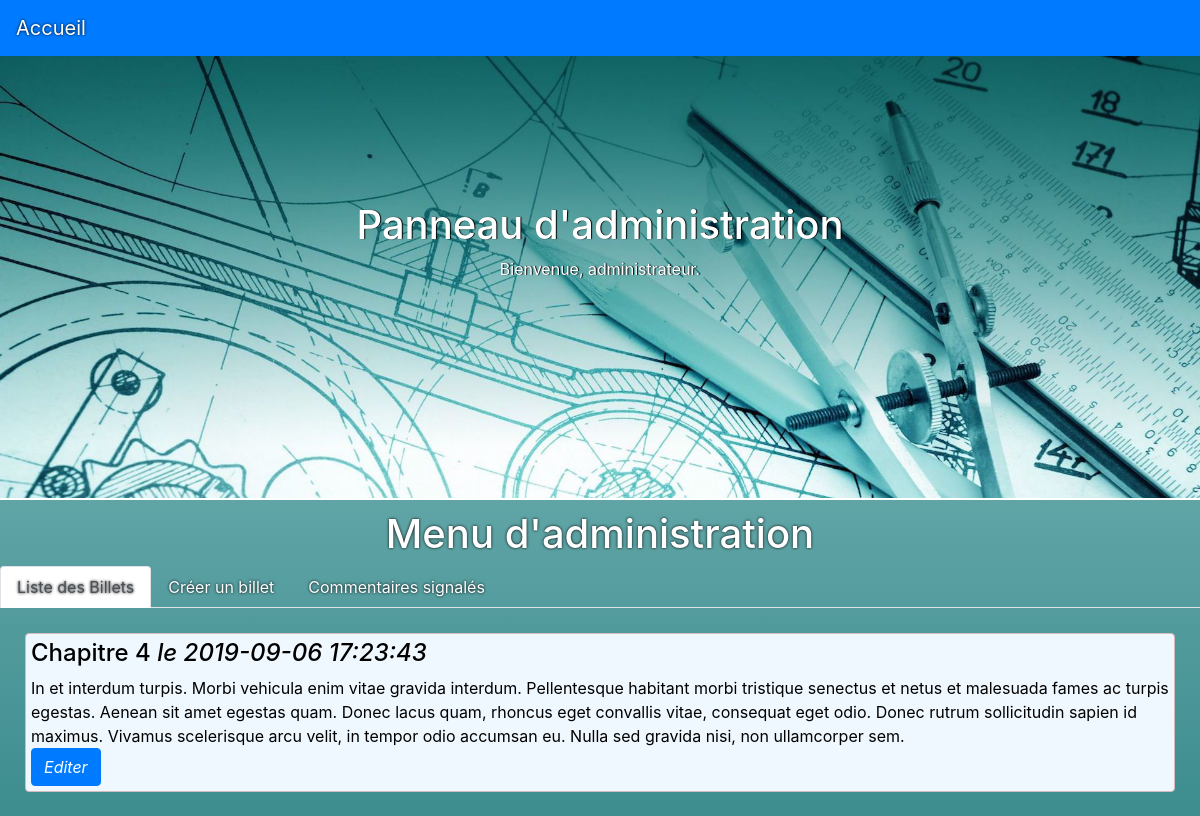
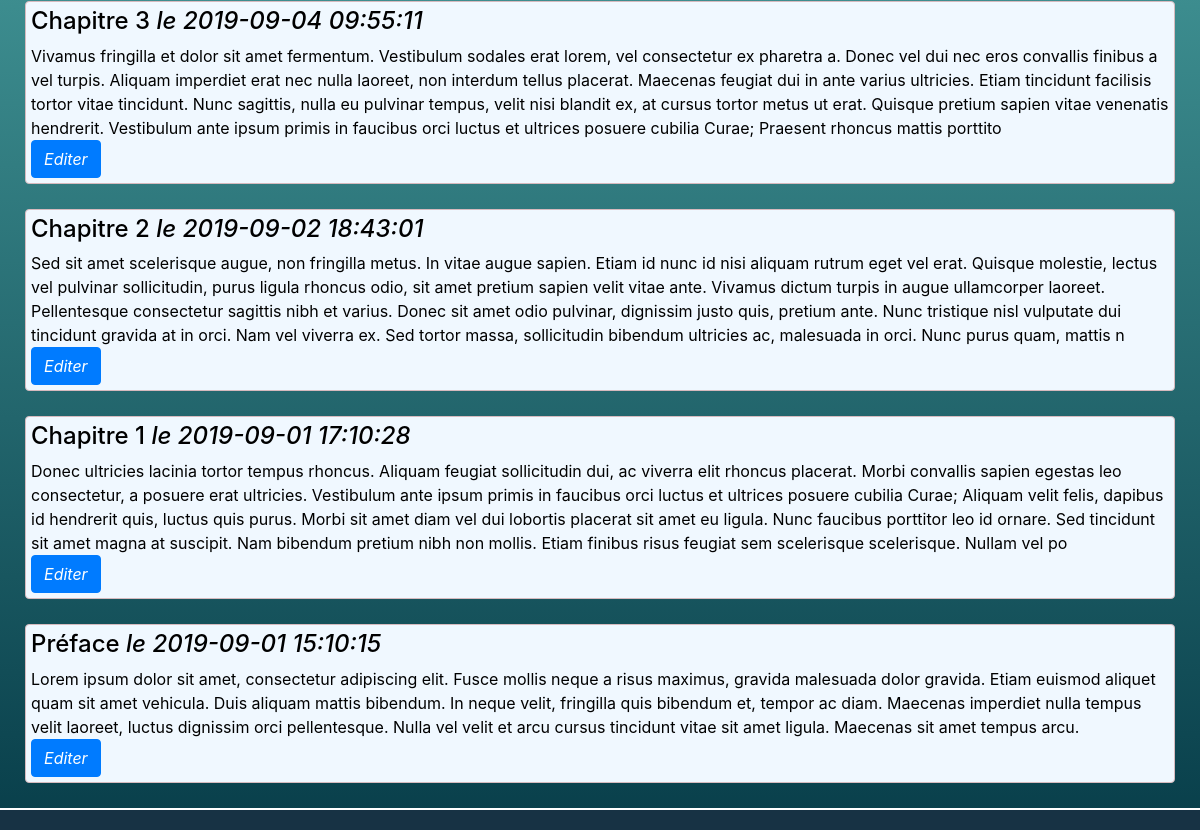
Before: /view/backend/router.php?action=admin with the older database file (2 pictures, top to bottom).
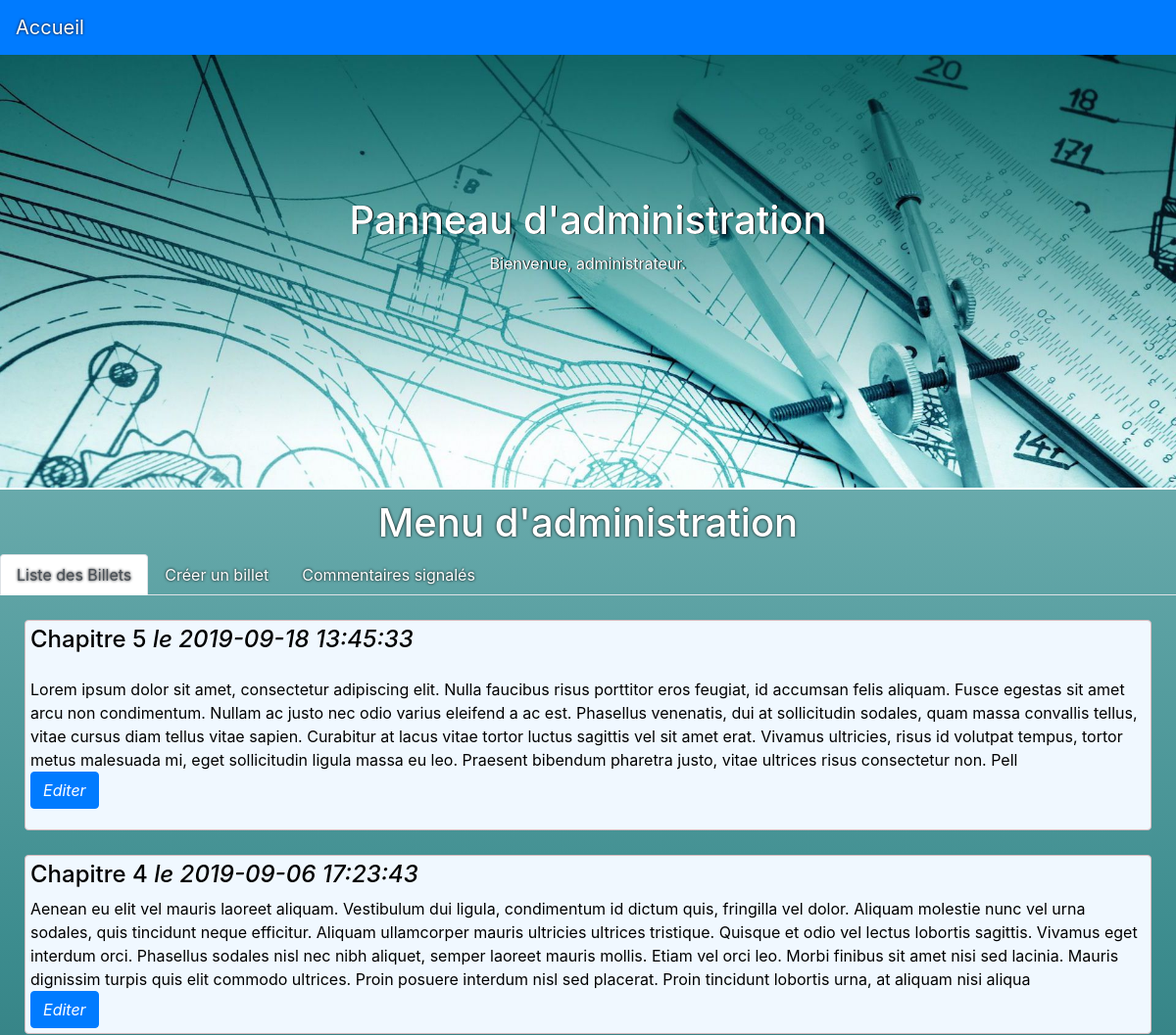
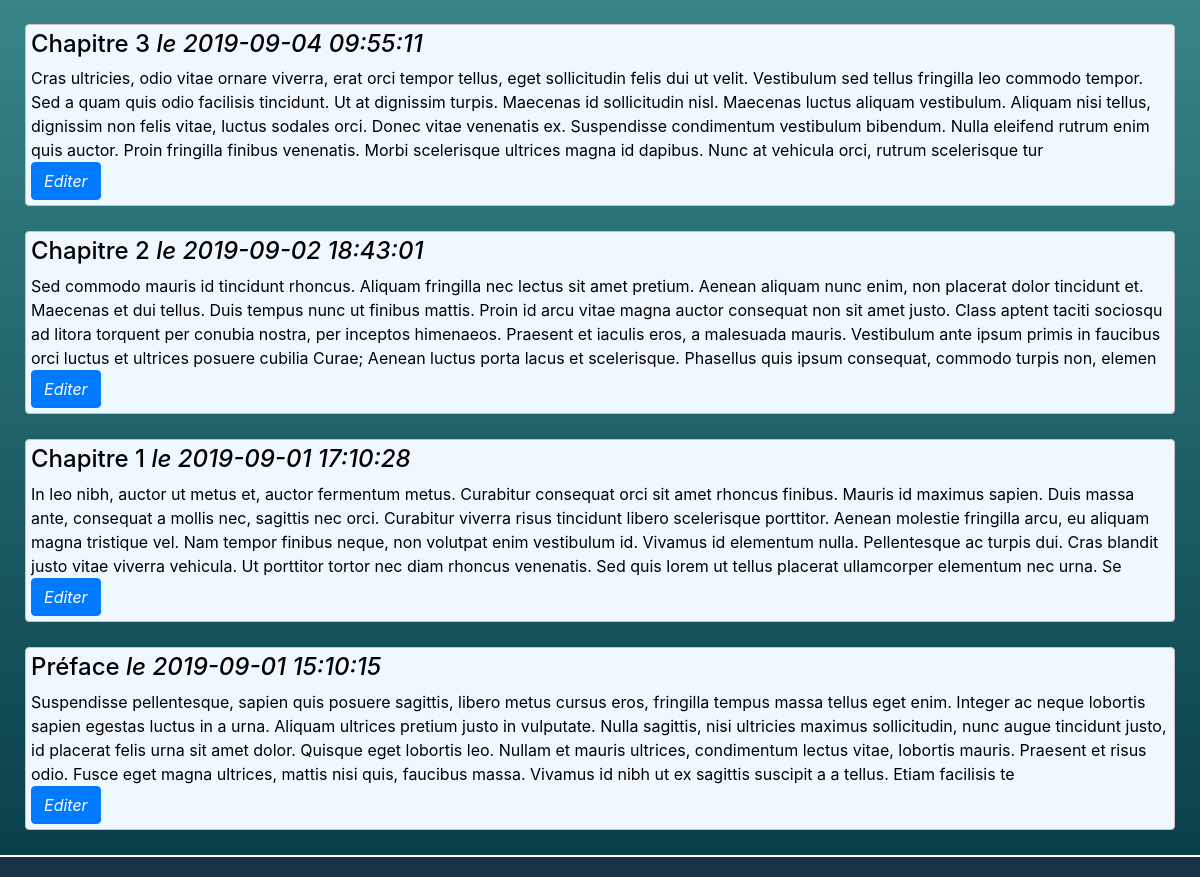
After: the same page with the newer database file (2 pictures, top to bottom).
### tables this page shows
CREATE TABLE IF NOT EXISTS `posts` (
  `id` int(11) NOT NULL AUTO_INCREMENT,
  `title` varchar(255) NOT NULL,
  `content` text NOT NULL,
  `creation_date` datetime NOT NULL,
  PRIMARY KEY (`id`)
);

### controller/backend.php (called while the page is built, shortened)
<?php
require_once(__DIR__ . '/../model/AdminManager.php');
function getAdminContent()
{
    $adminManager = new AdminManager();
    $getAdminPosts = $adminManager->getAdminPosts();
    require(__DIR__ . '/../view/backend/adminView.php');
}

### model/AdminManager.php (called while the page is built, shortened)
<?php
class AdminManager extends Manager
{
    public function getAdminPosts()
    {
        $db = $this->dbConnect();
        $getAdminPosts = $db->query('SELECT id, title, content, creation_date FROM posts ORDER BY creation_date DESC');
        return $getAdminPosts;
    }
}

### view/backend/adminView.php (the view, shortened to what this page needs)
<div class="top">
    <h1>Menu d'administration</h1>
    <ul class="nav nav-tabs" id="myTab" role="tablist">
        <li class="nav-item">
            <a class="nav-link active" id="toggleList" data-toggle="tab" href="postView" role="tab" aria-controls="home" aria-selected="true">Liste des Billets</a>
        </li>
        <li class="nav-item">
            <a class="nav-link" id="toggleNew" data-toggle="tab" href="createPost" role="tab" aria-controls="profile" aria-selected="false">Créer un billet</a>
        </li>
        <li class="nav-item">
            <a class="nav-link" id="toggleComment" data-toggle="tab" href="commentMod" role="tab" aria-con&trols="contact" aria-selected="false">Commentaires signalés</a>
        </li>
    </ul>
</div>
<section id="postView" style = 'display : block'>
    <?php
    while ($data2 = $getAdminPosts->fetch()) {
        ?>
        <div class="card" style="width: auto!important;">
            <h4>
                <?= htmlspecialchars($data2['title']) ?>
                <em>le <?= $data2['creation_date'] ?></em>
            </h4>
            <p class="card-text">
                <?= substr($data2['content'], 0, 600) ?><br />
                <em><a class="btn btn-primary" href="router.php?action=adminPostView&amp;id=<?= $data2['id'] ?>">Editer</a></em>
            </p>
        </div>
    <?php
    }
    ?>
</section>
<?php $content = ob_get_clean(); ?>
<?php require('adminTemplate.php'); ?>

### view/backend/router.php (shortened to what this page needs)
<?php
require(__DIR__. '/../../controller/backend.php');
try {
    if ($_GET['action'] == 'admin') {
            getAdminContent();
        }
        elseif ($_GET['action'] == 'removeComment') {
            removeComment($_GET['idPost']);
        }
        elseif ($_GET['action'] == 'restoreComment') {
            restoreComment($_GET['idPost']);
        }
        elseif ($_GET['action'] == 'removePost') {
            removePost($_GET['idPost']);
        }
        elseif ($_GET['action'] == 'editPost') {
            editPost($_GET['idPost'], $_POST['title'] , $_POST['content']);
        }
    else {
        getAdminContent();
    }
}
catch(Exception $e) {
    echo 'Erreur : ' . $e->getMessage();
}

### view/backend/adminTemplate.php (shortened to what this page needs)
<!DOCTYPE html>
<html>
<head>
    <link rel="stylesheet" href="https://stackpath.bootstrapcdn.com/bootstrap/4.3.1/css/bootstrap.min.css">
    <link href="../../public/css/style.css" rel="stylesheet" />
</head>
<header>
    <nav class="navbar navbar-expand-lg navbar-dark bg-primary">
        <a class="navbar-brand" href="../../index.php">Accueil</a>
    </nav>
    <div class="adminBanner">
        <h1>Panneau d'administration</h1>
        <p>Bienvenue, administrateur.</p>
    </div>
</header>
<body id="adminBody">
    <?= $content ?>
</body>
<footer></footer>
</html>

### public/css/style.css (style rules this page uses)
body { background-image: linear-gradient(to bottom, #52728E, #2E6589 , #173244); color: white; text-shadow: 0 0 3px black; }
#adminBody { background-image: linear-gradient(to bottom, #98CACB, #3C8C8E , #083E4A); color: white; }
header { width: 100%; }
div.adminBanner { background-image: url("../images/adminBanner.jpg"); background-repeat: no-repeat; background-size: cover; position: relative; height: 500px; width: 100%; display: flex; align-items: center; justify-content: center; flex-direction: column; color: white; text-shadow: 1px 0 1px black; border-bottom: 2px solid white; margin-bottom: 10px; }
nav { z-index: 1; position: fixed!important; width: 100%; }
a.nav-link { color: white; }
div.card { border-color: #D6BABE; margin: 25px; background-color: aliceblue; color: black; text-shadow: none; }
div.card { padding: 5px; }
.top { text-align: center; }
footer { background-color: #173244; width: 100%; padding: 10px; border-top: 2px solid white; }

Changed rows visible on the page:
added posts: title "Chapitre 5", creation_date "2019-09-18 13:45:33", content "Lorem ipsum dolor sit amet, consectetur adipiscing elit. Nulla faucibus risus porttitor eros feugiat, id accumsan felis aliquam. Fusce egestas sit amet arcu non condimentum. Nullam ac justo nec odio varius eleifend a ac est. Phasellus venenatis, dui at sollicitudin sodales, quam massa convallis tellus, vitae cursus diam tellus vitae sapien. Curabitur at lacus vitae tortor luctus sagittis vel sit amet erat. Vivamus ultricies, risus id volutpat tempus, tortor metus malesuada mi, eget sollicitudin ligula massa eu leo. Praesent bibendum pharetra justo, vitae ultrices risus consectetur non. Pell"
changed posts "Chapitre 4": content "In et interdum turpis. Morbi vehicula enim vitae gravida interdum. Pellentesque habitant morbi tristique senectus et netus et malesuada fames ac turpis egestas. Aenean sit amet egestas quam. Donec lacus quam, rhoncus eget convallis vitae, consequat eget odio. Donec rutrum sollicitudin sapien id maximus. Vivamus scelerisque arcu velit, in tempor odio accumsan eu. Nulla sed gravida nisi, non ullamcorper sem." → "Aenean eu elit vel mauris laoreet aliquam. Vestibulum dui ligula, condimentum id dictum quis, fringilla vel dolor. Aliquam molestie nunc vel urna sodales, quis tincidunt neque efficitur. Aliquam ullamcorper mauris ultricies ultrices tristique. Quisque et odio vel lectus lobortis sagittis. Vivamus eget interdum orci. Phasellus sodales nisl nec nibh aliquet, semper laoreet mauris mollis. Etiam vel orci leo. Morbi finibus sit amet nisi sed lacinia. Mauris dignissim turpis quis elit commodo ultrices. Proin posuere interdum nisl sed placerat. Proin tincidunt lobortis urna, at aliquam nisi aliqua"
changed posts "Chapitre 3": content "Vivamus fringilla et dolor sit amet fermentum. Vestibulum sodales erat lorem, vel consectetur ex pharetra a. Donec vel dui nec eros convallis finibus a vel turpis. Aliquam imperdiet erat nec nulla laoreet, non interdum tellus placerat. Maecenas feugiat dui in ante varius ultricies. Etiam tincidunt facilisis tortor vitae tincidunt. Nunc sagittis, nulla eu pulvinar tempus, velit nisi blandit ex, at cursus tortor metus ut erat. Quisque pretium sapien vitae venenatis hendrerit. Vestibulum ante ipsum primis in faucibus orci luctus et ultrices posuere cubilia Curae; Praesent rhoncus mattis porttito" → "Cras ultricies, odio vitae ornare viverra, erat orci tempor tellus, eget sollicitudin felis dui ut velit. Vestibulum sed tellus fringilla leo commodo tempor. Sed a quam quis odio facilisis tincidunt. Ut at dignissim turpis. Maecenas id sollicitudin nisl. Maecenas luctus aliquam vestibulum. Aliquam nisi tellus, dignissim non felis vitae, luctus sodales orci. Donec vitae venenatis ex. Suspendisse condimentum vestibulum bibendum. Nulla eleifend rutrum enim quis auctor. Proin fringilla finibus venenatis. Morbi scelerisque ultrices magna id dapibus. Nunc at vehicula orci, rutrum scelerisque tur"
changed posts "Chapitre 2": content "Sed sit amet scelerisque augue, non fringilla metus. In vitae augue sapien. Etiam id nunc id nisi aliquam rutrum eget vel erat. Quisque molestie, lectus vel pulvinar sollicitudin, purus ligula rhoncus odio, sit amet pretium sapien velit vitae ante. Vivamus dictum turpis in augue ullamcorper laoreet. Pellentesque consectetur sagittis nibh et varius. Donec sit amet odio pulvinar, dignissim justo quis, pretium ante. Nunc tristique nisl vulputate dui tincidunt gravida at in orci. Nam vel viverra ex. Sed tortor massa, sollicitudin bibendum ultricies ac, malesuada in orci. Nunc purus quam, mattis n" → "Sed commodo mauris id tincidunt rhoncus. Aliquam fringilla nec lectus sit amet pretium. Aenean aliquam nunc enim, non placerat dolor tincidunt et. Maecenas et dui tellus. Duis tempus nunc ut finibus mattis. Proin id arcu vitae magna auctor consequat non sit amet justo. Class aptent taciti sociosqu ad litora torquent per conubia nostra, per inceptos himenaeos. Praesent et iaculis eros, a malesuada mauris. Vestibulum ante ipsum primis in faucibus orci luctus et ultrices posuere cubilia Curae; Aenean luctus porta lacus et scelerisque. Phasellus quis ipsum consequat, commodo turpis non, elemen"
changed posts "Chapitre 1": content "Donec ultricies lacinia tortor tempus rhoncus. Aliquam feugiat sollicitudin dui, ac viverra elit rhoncus placerat. Morbi convallis sapien egestas leo consectetur, a posuere erat ultricies. Vestibulum ante ipsum primis in faucibus orci luctus et ultrices posuere cubilia Curae; Aliquam velit felis, dapibus id hendrerit quis, luctus quis purus. Morbi sit amet diam vel dui lobortis placerat sit amet eu ligula. Nunc faucibus porttitor leo id ornare. Sed tincidunt sit amet magna at suscipit. Nam bibendum pretium nibh non mollis. Etiam finibus risus feugiat sem scelerisque scelerisque. Nullam vel po" → "In leo nibh, auctor ut metus et, auctor fermentum metus. Curabitur consequat orci sit amet rhoncus finibus. Mauris id maximus sapien. Duis massa ante, consequat a mollis nec, sagittis nec orci. Curabitur viverra risus tincidunt libero scelerisque porttitor. Aenean molestie fringilla arcu, eu aliquam magna tristique vel. Nam tempor finibus neque, non volutpat enim vestibulum id. Vivamus id elementum nulla. Pellentesque ac turpis dui. Cras blandit justo vitae viverra vehicula. Ut porttitor tortor nec diam rhoncus venenatis. Sed quis lorem ut tellus placerat ullamcorper elementum nec urna. Se"
changed posts "Préface": content "Lorem ipsum dolor sit amet, consectetur adipiscing elit. Fusce mollis neque a risus maximus, gravida malesuada dolor gravida. Etiam euismod aliquet quam sit amet vehicula. Duis aliquam mattis bibendum. In neque velit, fringilla quis bibendum et, tempor ac diam. Maecenas imperdiet nulla tempus velit laoreet, luctus dignissim orci pellentesque. Nulla vel velit et arcu cursus tincidunt vitae sit amet ligula. Maecenas sit amet tempus arcu." → "Suspendisse pellentesque, sapien quis posuere sagittis, libero metus cursus eros, fringilla tempus massa tellus eget enim. Integer ac neque lobortis sapien egestas luctus in a urna. Aliquam ultrices pretium justo in vulputate. Nulla sagittis, nisi ultricies maximus sollicitudin, nunc augue tincidunt justo, id placerat felis urna sit amet dolor. Quisque eget lobortis leo. Nullam et mauris ultrices, condimentum lectus vitae, lobortis mauris. Praesent et risus odio. Fusce eget magna ultrices, mattis nisi quis, faucibus massa. Vivamus id nibh ut ex sagittis suscipit a a tellus. Etiam facilisis te"
